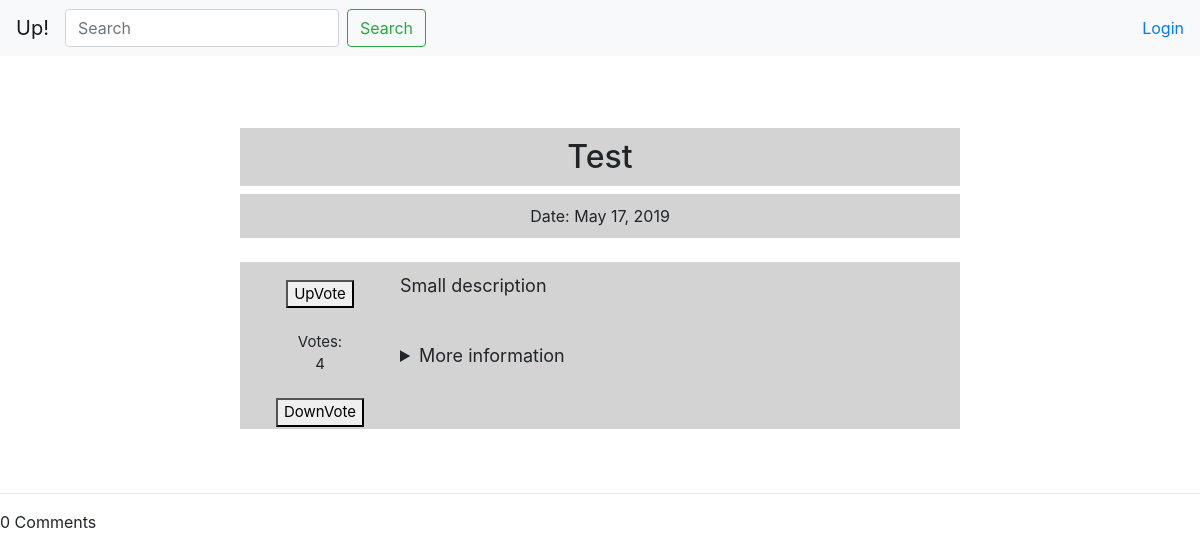
Page /Topics/3/ on the committed database.
### Topics/models.py (models this page shows, shortened)
class TopicInformation(models.Model):
    title_text = models.CharField(max_length=50)
    small_description = models.CharField(max_length=500)
    pub_date = models.DateField('date published')
    votes = models.IntegerField(default=0)
    big_description = models.CharField(max_length=10000)

### Topics/views.py (the view)
# urls.py: path('<int:id>/', views.detail, name='detail'),
def detail(request, id):
    try:
        topic = TopicInformation.objects.get(pk=id)
    except TopicInformation.DoesNotExist:
        raise Http404("Topic does not exist.")
    comments = Comment.objects.filter(topic=topic).order_by('-id')
    if request.method == 'TOPIC':
        comment_form = CommentForm(request.POST or None)
        if comment_form.is_valid():
            comment_form.save()
    else:
        comment_form = CommentForm()
    context = {
        'topic': topic,
        'comments': comments,
        'comment_form': comment_form,
    }
    return render(request, 'Topics/detail.html', context)

### Topics/forms.py
class CommentForm(forms.ModelForm):
    class Meta:
        model = Comment
        fields = ('content',)

### Topics/templates/Topics/detail.html (shortened to what this page needs)
{% extends 'WebApp/base.html' %}
{% block content %}
<br>
<h2>{{topic.title_text}}</h2>
<p class="date">Date: {{topic.pub_date}}</p>
<br>
<div class="box">
    <div class="div1">
        <form action="{% url 'Topics:upvote' topic.id %}" method='POST'>
    <button type='submit'>UpVote</button>
        </form>
        <br>
        Votes: <br> {{topic.votes}}
        <br>
        <br>
    <form action="{% url 'Topics:downvote' topic.id %}" method='POST'>
    <button type='submit'>DownVote</button>
    </form>
    </div>
    <div class="div2">
        <p class="small_description"> {{topic.small_description}} </p>
        <br>
        <details> <summary> More information</summary>
        </details>
    </div>
</div>
<br><br>
<hr>
<div class="main-comment-section">
    {{ comments.count }} Comment{{ comments|pluralize }}
</div>
{% endblock %}

### static/style.css (style rules this page uses)
.div1 { text-align: center; position: relative; top: 5%; font-size: 15px; }
.div2 { padding-left: 10px; font-size: 18px; }
.box { display: grid; grid-template-columns: 20% 80%; width: 60%; background-color: lightgrey; padding: 10px; margin: auto; }
.date { text-align: center; background-color: lightgrey; width: 60%; padding: 10px; border: 0; margin: auto; }
h2 { text-align: center; background-color: lightgrey; width: 60%; padding: 10px; border: 0; margin: auto; }

### rows in the picture
TopicInformation: title_text "Test", pub_date "May 17, 2019", votes "4", small_description "Small description"

### other values in the picture
{{ comments.count }} "0"
